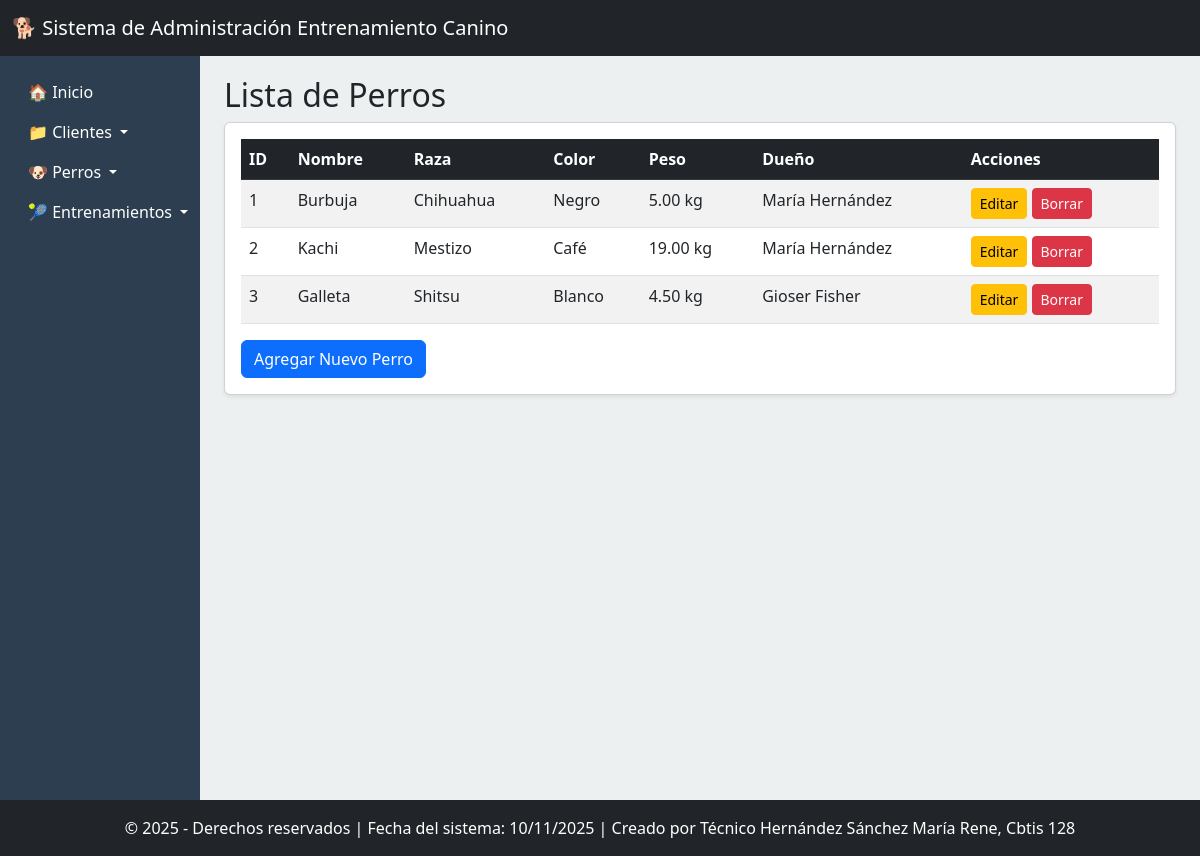
Page /ver-perro/ on the committed database.
### app_Entrenamiento_Canino/models.py (models this page shows, shortened)
class Perro(models.Model):
    id_perro = models.AutoField(primary_key=True)
    cliente = models.ForeignKey(Cliente, on_delete=models.CASCADE, related_name='perros')
    nombre = models.CharField(max_length=50)
    raza = models.CharField(max_length=50)
    fecha_nacimiento = models.DateField()
    color = models.CharField(max_length=50)
    peso = models.DecimalField(max_digits=5, decimal_places=2)

class Cliente(models.Model):
    id_cliente = models.AutoField(primary_key=True)
    nombre = models.CharField(max_length=100)
    direccion = models.CharField(max_length=100)
    telefono = models.CharField(max_length=20)
    email = models.EmailField(max_length=100, unique=True)
    fecha_registro = models.DateField()
    fecha_nacimiento = models.DateField()
    comentarios = models.CharField(max_length=100, blank=True, null=True)

### app_Entrenamiento_Canino/views.py (the view)
# urls.py: path('ver-perro/', views.ver_perro, name='ver_perro'),
def ver_perro(request):
    perros = Perro.objects.all()
    return render(request, 'perros/ver_perro.html', {'perros': perros})

### app_Entrenamiento_Canino/templates/perros/ver_perro.html
{% extends 'base.html' %}
{% block content %}
<div class="row">
    <div class="col-12">
        <h2>Lista de Perros</h2>
        <div class="card shadow-sm">
            <div class="card-body">
                <div class="table-responsive">
                    <table class="table table-striped table-hover">
                        <thead class="table-dark">
                            <tr>
                                <th>ID</th>
                                <th>Nombre</th>
                                <th>Raza</th>
                                <th>Color</th>
                                <th>Peso</th>
                                <th>Dueño</th>
                                <th>Acciones</th>
                            </tr>
                        </thead>
                        <tbody>
                            {% for perro in perros %}
                            <tr>
                                <td>{{ perro.id_perro }}</td>
                                <td>{{ perro.nombre }}</td>
                                <td>{{ perro.raza }}</td>
                                <td>{{ perro.color }}</td>
                                <td>{{ perro.peso }} kg</td>
                                <td>{{ perro.cliente.nombre }}</td>
                                <td>
                                    <a href="{% url 'actualizar_perro' perro.id_perro %}" class="btn btn-warning btn-sm">Editar</a>
                                    <a href="{% url 'borrar_perro' perro.id_perro %}" class="btn btn-danger btn-sm">Borrar</a>
                                </td>
                            </tr>
                            {% empty %}
                            <tr>
                                <td colspan="7" class="text-center">No hay perros registrados</td>
                            </tr>
                            {% endfor %}
                        </tbody>
                    </table>
                </div>
                <a href="{% url 'agregar_perro' %}" class="btn btn-primary">Agregar Nuevo Perro</a>
            </div>
        </div>
    </div>
</div>
{% endblock %}

### app_Entrenamiento_Canino/templates/base.html (style rules this page uses)
body { background-color: #f8f9fa; padding-top: 56px; }

### rows in the picture
Perro: id_perro "1", nombre "Burbuja", raza "Chihuahua", color "Negro", peso "5.00", cliente.nombre "María Hernández"
Perro: id_perro "2", nombre "Kachi", raza "Mestizo", color "Café", peso "19.00", cliente.nombre "María Hernández"
Perro: id_perro "3", nombre "Galleta", raza "Shitsu", color "Blanco", peso "4.50", cliente.nombre "Gioser Fisher"
